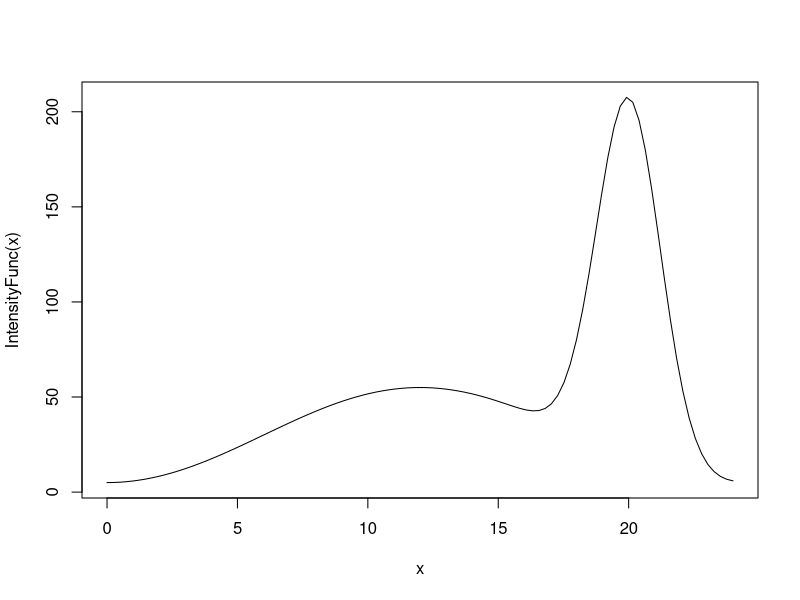
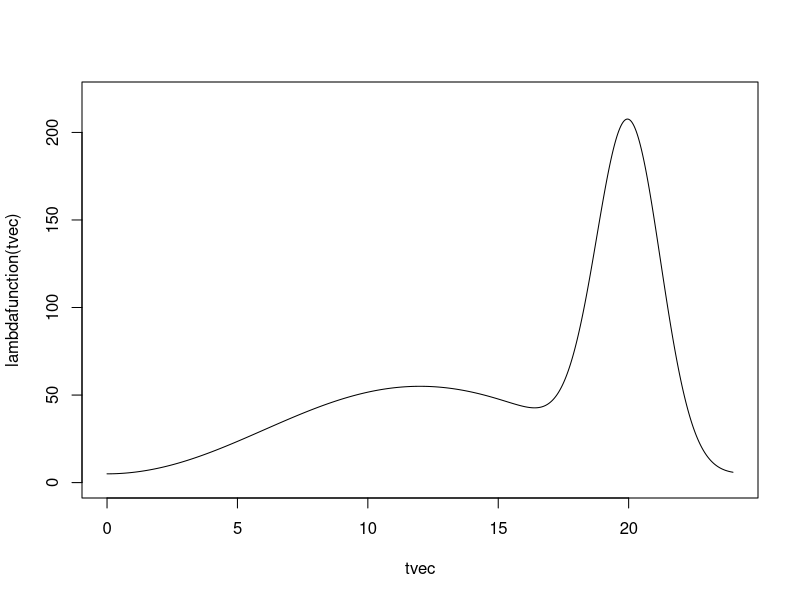
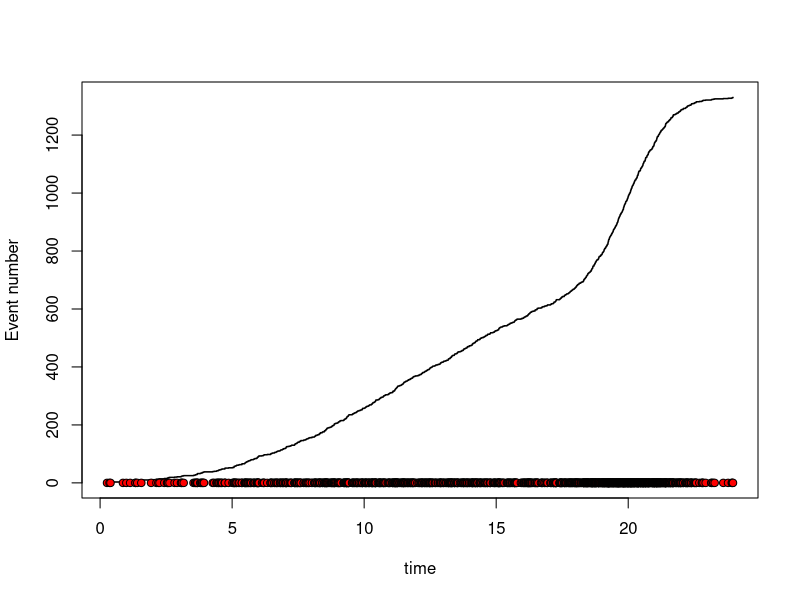
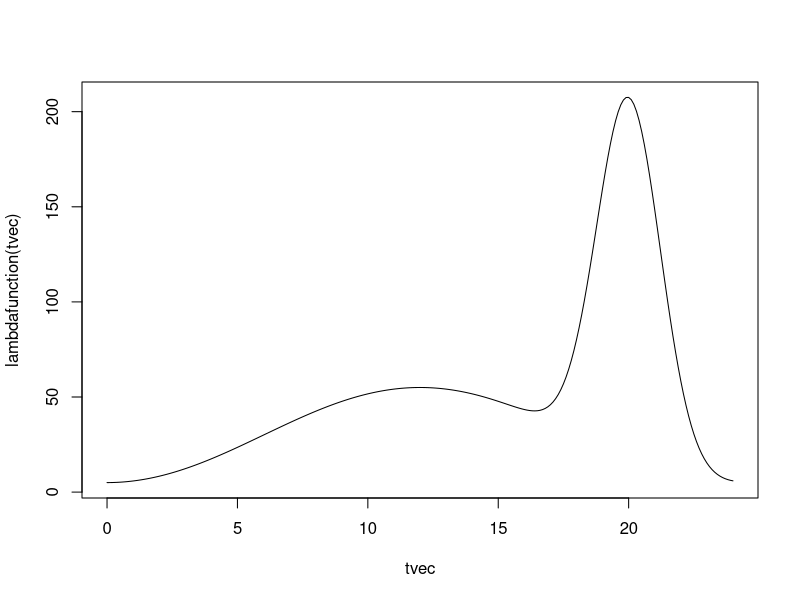
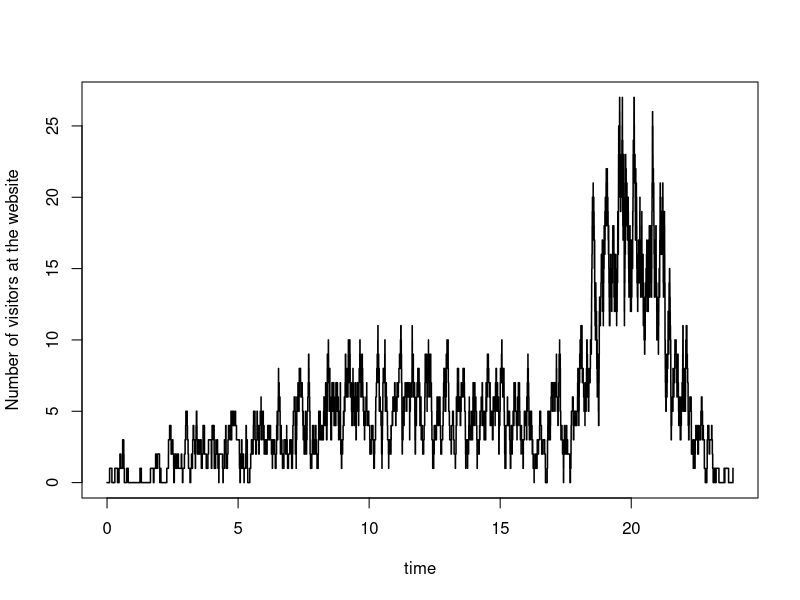
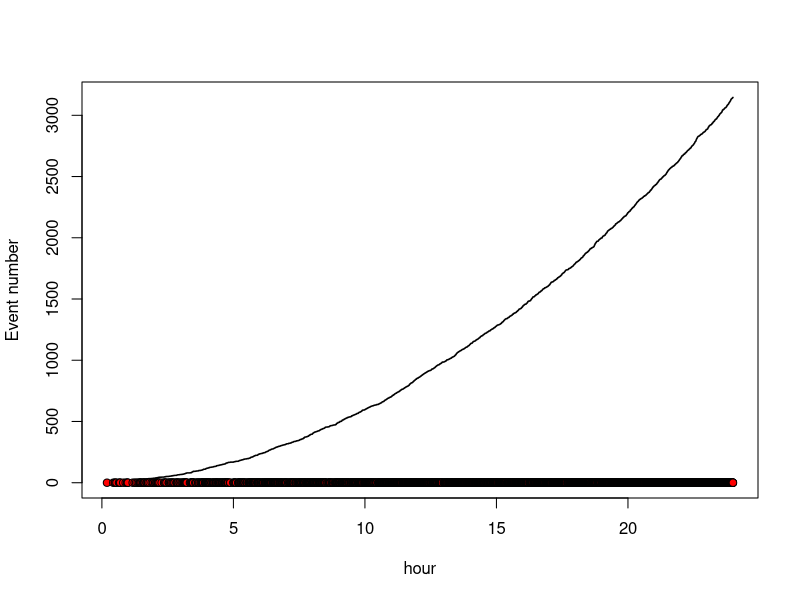
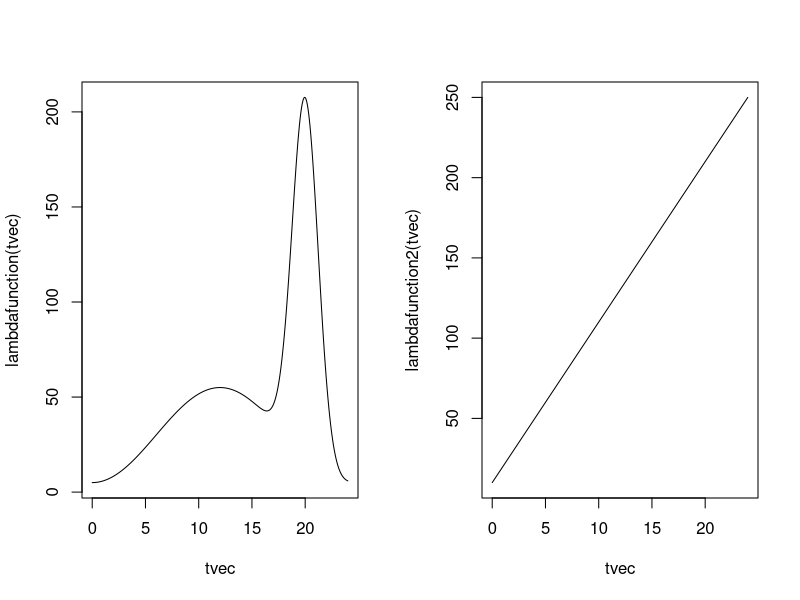
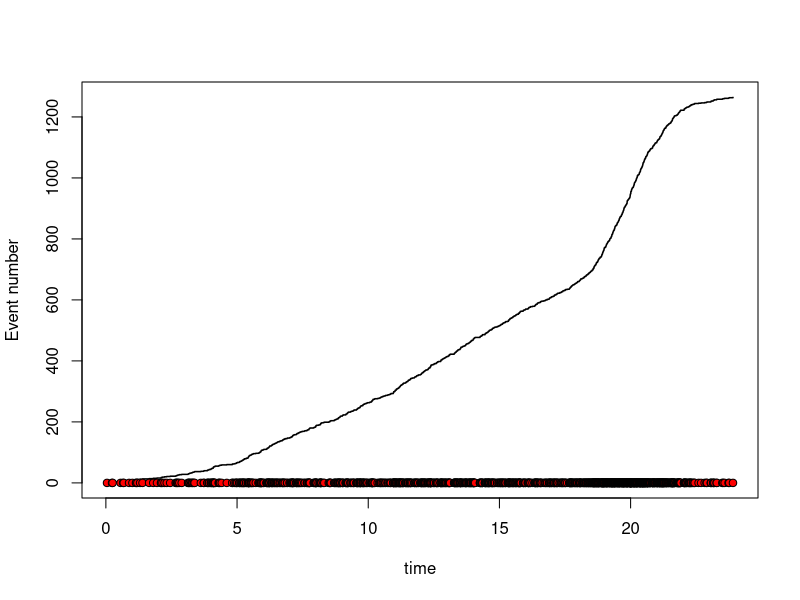

Generate these figures, in order, with R:
rm(list=ls()) # clear all variables
graphics.off() # clear all figures
cat("\014") # clear console window


###################################################################
##################### Problem 1c ###################################
###################################################################
cat("Problem 1c \n")

#Odds for different outcomes
NorKyp = c(1.3, 4.1, 8.1)
TysFra = c(2.35, 3.0, 2.65)
PorKro = c(2.2, 2.9, 2.85)
NedPer = c(1.6, 3.4, 4.45)

#Real probabilities for diferrent outcomes
NorKyp2 = c(0.67, 0.22, 0.11)
TysFra2 = c(0.38, 0.29, 0.33)
PorKro2 = c(0.40, 0.29, 0.31)
NedPer2 = c(0.54, 0.26, 0.20)



ProfitCalculation = function(Game,odd){
  Nsim = 10000
  MoneySpent = 1000000  
  MoneyWon = 0
  GameOutcomes <- sample(1:3,size=Nsim,replace=TRUE,prob=c(Game[1],Game[2],Game[3]))
  for (i in GameOutcomes){
    if (i == 1){
      winnings = 100 * odd
      MoneyWon = MoneyWon + winnings
    }
  }
  profit = MoneyWon - MoneySpent
  return(profit)
}

ProfitRecords = c()
for (j in 1:100){
  RealProfit1 = ProfitCalculation(NorKyp2, NorKyp[1])
  RealProfit2 = ProfitCalculation(TysFra2, TysFra[1])
  RealProfit3 = ProfitCalculation(PorKro2, PorKro[1])
  RealProfit4 = ProfitCalculation(NedPer2, NedPer[1])
  ProfitRecords[j] = RealProfit1 + RealProfit2 + RealProfit3 + RealProfit4
}

cat("The expected profit:",mean(ProfitRecords),"\n")


cat("\n")

###################################################################
##################### Problem 1e ###################################
###################################################################
cat("Problem 1e \n")

#All game outcomes probabilities combined in one vector
CombinedProb = c(NorKyp2, TysFra2, PorKro2, NedPer2) 

ProfitCalculation2 = function(GameProb){
  Nsim = 10000
  Stake = 400
  MoneySpent1 = Stake*Nsim 
  MoneyWon1 = 0
  CombinedOdd = 10.75
  
  GameResults1 <- sample(1:3,size=Nsim,replace=TRUE,prob=c(GameProb[1],GameProb[2],GameProb[3]))
  GameResults2 <- sample(1:3,size=Nsim,replace=TRUE,prob=c(GameProb[4],GameProb[5],GameProb[6]))
  GameResults3 <- sample(1:3,size=Nsim,replace=TRUE,prob=c(GameProb[7],GameProb[8],GameProb[9]))
  GameResults4 <- sample(1:3,size=Nsim,replace=TRUE,prob=c(GameProb[10],GameProb[11],GameProb[12]))
  
  
  for (k in 1:Nsim){
    if (sum(GameResults1[k],GameResults2[k],GameResults3[k],GameResults4[k]) == 4){
      MoneyWon1 = MoneyWon1 + (Stake*CombinedOdd)
    }
  }
  Profit1 = MoneyWon1 - MoneySpent1 
  
}

ProfitRecords1 = c()
for (z in 1:100){
  ProfitRecords1[z] = ProfitCalculation2(CombinedProb)
}

cat("The expected profit:",mean(ProfitRecords1),"\n")


cat("\n")

###################################################################
##################### Problem 2b ###################################
###################################################################
cat("Problem 2b \n")


# Intensity function for the arrival of visitors to the website
IntensityFunc <- function(t)
  5+50*sin(pi*t/24)^2+190*exp(-(t-20)^2/3)     

curve(IntensityFunc,0,24) # Expected number of guest arriving at every hour in time 0:24

max(IntensityFunc(seq(0,24,length.out = 100))) # max value in the plot
nsim <- (1.96^2*208^2*24^2*0.25)/10^2

# Hit or miss method
nsim <- 243957
c <- 208
y <- runif(nsim,0,c)
x <- runif(nsim,0,24)
z = y <= IntensityFunc(x) # hit or miss
intHM <- c*24*mean(z) # hit or miss estimate (mean(x) is probability of True in x)
intHM

# More precise calculation of required number of simulations:
phat <- mean(z) # estimated proportion of hit
nsim2 <- 1.96^2*208^2*24^2*phat*(1-phat)/(10^2)
y2 <- runif(nsim2,0,c)
x2 <- runif(nsim2,0,24)
z2 = y2 <= IntensityFunc(x2) # hit or miss
intHM2 <- c*24*mean(z2)


cat("Probability of having more than 1250 visitors during a day:",ppois(intHM, 1250),"\n")






cat("\n")
###################################################################
##################### Problem 2d ###################################
###################################################################
cat("Problem 2d \n")


# Function for simulating arrival times for a NHPP between a and b using thinning
simtNHPP <- function(a,b,lambdamax,lambdafunc){
  
  # Simple check that a not too small lambdamax is set
  if(max(lambdafunc(seq(a,b,length.out = 100)))>lambdamax)
    stop("lambdamax is smaller than max of the lambdafunction")
  
  # First simulate HPP with intensity lambdamax on a to b
  expectednumber <- (b-a)*lambdamax  
  Nsim <- 3*expectednumber  # Simulate more than the expected number to be certain to exceed stoptime
  timesbetween <- rexp(Nsim,lambdamax) # Simulate interarrival times
  timesto <- a+cumsum(timesbetween)   # Calculate arrival times starting at a
  timesto <- timesto[timesto<b] # Dischard the times larger than b
  Nevents <- length(timesto) # Count the number of events
  
  # Next do the thinning. Only keep the times where u<lambda(s)/lambdamax
  U <- runif(Nevents)
  timesto <- timesto[U<lambdafunc(timesto)/lambdamax] 
  return(timesto)  # Return the remaining times
}


# The intensity function 
lambdafunction <- function(t)
  5+50*sin(pi*t/24)^2+190*exp(-(t-20)^2/3)
# Plot the intensity function
tvec <- seq(0,24,by=0.01)
plot(tvec,lambdafunction(tvec),type="l",ylim=c(0,220))

# Generate data with the traffic intensity and plot them
NHPPtimesV1 <- simtNHPP(a=0,b=24,lambdamax=210,lambdafunc=lambdafunction)
plot(NHPPtimesV1,1:length(NHPPtimesV1),type="s",xlab = "time", 
     ylab = "Event number",lwd=1.5)
points(NHPPtimesV1,rep(0,length(NHPPtimesV1)),pch=21,bg="red")

########################################################################################
#Verify the proportion of arrival times being deleted in the thinning step

# Function for simulating arrival times for a NHPP between a and b using thinning
Proportion <- function(a,b,lambdamax,lambdafunc){
  # First simulate HPP with intensity lambdamax on a to b
  expectednumber <- (b-a)*lambdamax  
  Nsim <- 3*expectednumber  # Simulate more than the expected number to be certain to exceed stoptime
  timesbetween <- rexp(Nsim,lambdamax) # Simulate interarrival times
  timesto <- a+cumsum(timesbetween)   # Calculate arrival times starting at a
  timesto <- timesto[timesto<b] # Dischard the times larger than b
  Nevents <- length(timesto) # Count the number of events
  
  # Next do the thinning. Only keep the times where u<lambda(s)/lambdamax
  U <- runif(Nevents)
  timesto <- timesto[U<lambdafunc(timesto)/lambdamax] 
  Nevents2 <- length(timesto)
  ProportionOfTimesDel = 1 - Nevents2/Nevents
  return(ProportionOfTimesDel)  
}

Records = numeric(100)
for (z in 1:100){
  Records[z] <- Proportion(a=0,b=24,lambdamax=210,lambdafunc=lambdafunction)
}

cat("Proportion of times being deleted in the thinning step:",mean(Records),"\n")




#############################################################################################
##########################################################################################
### Simulating the number of active visitors over time for one the day

calculatequeue <- function(arrivaltimes, servicetimes){
  Narrivals <- length(arrivaltimes) # Total number of arrival
  departuretimes <- sort(arrivaltimes+servicetimes) # Calculate and sort the departure times
  eventtimes <- 0 # This will be the vector for event times
  numbersinqueue <- 0 # This will be the vector for current active visitors, updated at each event time
  currentnumber <- 0  # Keeps track of the current number of visitors
  acounter <- 1  # Counter for the arrivals vector
  dcounter <- 1  # Counter for the departures vector
  while(acounter<=Narrivals){
    if(arrivaltimes[acounter]<departuretimes[dcounter]){ # If the next event is an arrival
      currentnumber <- currentnumber+1
      numbersinqueue <- c(numbersinqueue,currentnumber)
      eventtimes <- c(eventtimes,arrivaltimes[acounter])
      acounter <- acounter+1
    }
    else{  # If the next event is an departure
      currentnumber <- currentnumber-1
      numbersinqueue <- c(numbersinqueue,currentnumber)
      eventtimes <- c(eventtimes,departuretimes[dcounter])
      dcounter <- dcounter+1
    }
  }
  return(list(numbers=numbersinqueue,times=eventtimes))
}

# The intensity function 
lambdafunction <- function(t)
  5+50*sin(pi*t/24)^2+190*exp(-(t-20)^2/3)
# Plot the intensity function
tvec <- seq(0,24,by=0.1)
plot(tvec,lambdafunction(tvec),type="l")

# Generate and plot the number of active visitors at the website a day
arrivaltimes <- simtNHPP(a=0,b=24,lambdamax=210,lambdafunc=lambdafunction)
servicetimes <- rgamma(length(arrivaltimes),shape=2,scale=3)/60  
novertime <- calculatequeue(arrivaltimes,servicetimes)
plot(novertime$times,novertime$numbers,type="s",xlab = "time", 
     ylab = "Number of visitors at the website",lwd=1.5)

#Estimation of the probability that the maximum number of visitors exeeds 30
Nsim <- 100 
maxvalues <- numeric(Nsim)
count = 0
for(i in 1:Nsim){
  arrivaltimes <- simtNHPP(a=0,b=24,lambdamax=210,lambdafunc=lambdafunction)
  servicetimes <- rgamma(length(arrivaltimes),shape=2,scale=3)/60
  novertime <- calculatequeue(arrivaltimes,servicetimes)
  maxvalues[i] <- max(novertime$numbers)  
  if (maxvalues[i]> 30){
    count = count +1
  }
  
}

cat("The probability that the maximum number of visitor exeeds 30:",count/Nsim,"\n")


# calculation of median, 5% and 95% quantiles of the number of visitors at time 12
Nsim <- 100 # This simulation takes some time
maxvalues <- numeric(Nsim)
for(i in 1:Nsim){
  arrivaltimes <- simtNHPP(a=0,b=12,lambdamax=210,lambdafunc=lambdafunction)
  servicetimes <- rgamma(length(arrivaltimes),shape=2,scale=3)/60
  novertime <- calculatequeue(arrivaltimes,servicetimes)
  maxvalues[i] <- max(novertime$numbers)  
}

cat("The median of the number of visitors at time 12:",median(maxvalues),"\n")
cat("The 5% and 95% quantiles of number of visitors at time 12:",quantile(maxvalues,probs = seq(0.05, 0.95, 0.9)),"\n")

summary(maxvalues)

cat("\n")

###################################################################
##################### Problem 2f ###################################
###################################################################
cat("Problem 2f \n")


# The function below simulate guest arrival times over [0,tau] to the website from 
# the intensity function.(Each time denotes a time of an gues arrival to the website)
NHPPsim <- function(tau=24){
  HPPtimes <- rexp(4000) # Simulate 4000 interarrival times on HPP scale
  HPPtimescumsum <- cumsum(HPPtimes)   # Calculate arrival times on HPP scale
  NHPPtimes <- sqrt((HPPtimescumsum/5)+1)-1   # Transform to NHPP scale
  NHPPtimes <- NHPPtimes[NHPPtimes<tau] # Delete the times larger than tau 
  return(NHPPtimes)  
}

# Generate and plot the data
NHPPtimes <- NHPPsim(tau=24)
plot(NHPPtimes,1:length(NHPPtimes),type="s",xlab = "hour", 
     ylab = "Event number",lwd=1.5)
points(NHPPtimes,rep(0,length(NHPPtimes)),pch=21,bg="red")


cat("\n")


###################################################################
##################### Problem 2g ###################################
###################################################################
cat("Problem 2g \n")

par(mfrow=c(1,2)) #split plot erea in 2

# The intensity functions
lambdafunction <- function(t)
  5+50*sin(pi*t/24)^2+190*exp(-(t-20)^2/3)
lambdafunction2 <- function(t)
  10+10*t

# Plot the intensity functions
tvec <- seq(0,24,by=0.01)
plot(tvec,lambdafunction(tvec),type="l")
tvec <- seq(0,24,by=0.01)
plot(tvec,lambdafunction2(tvec),type="l")

par(mfrow=c(1,1)) 

#Implementation of the alternative thinning algorithm
simtNHPP2 <- function(tau,lambdafunc,lambdafunc2){
  HPPtimes <- rexp(4000) # Simulate 4000 interarrival times on HPP scale
  HPPtimescumsum <- cumsum(HPPtimes)   # Calculate arrival times on HPP scale
  NHPPtimes <- sqrt((HPPtimescumsum/5)+1)-1   # Transform to NHPP scale
  NHPPtimes <- NHPPtimes[NHPPtimes<tau] # Delete the times larger than tau 
  Nevents <- length(NHPPtimes) # Count the number of events
  # Next do the thinning. Only keep the times where u<lambda(s)/lambdamax
  U <- runif(Nevents)
  NHPPtimes <- NHPPtimes[U<lambdafunc(NHPPtimes)/lambdafunc2(NHPPtimes)] #lambdasi/lambdamax
  return(NHPPtimes)  # Return the remaining times
}

# Generate data with the traffic intensity and plot them
NHPPtimesV2 <- simtNHPP2(tau=24,lambdafunc=lambdafunction,lambdafunc2=lambdafunction2)
plot(NHPPtimesV2,1:length(NHPPtimesV2),type="s",xlab = "time", 
     ylab = "Event number",lwd=1.5)
points(NHPPtimesV2,rep(0,length(NHPPtimesV2)),pch=21,bg="red")

#####################################################################################################
# One way to verify that the algorithm seems to be correct is to plot thinning methods
# And see if they are identical
cat("One way to verify that the algorithm seems to be correct is to plot thinning methods","\n")
cat("and see if they are identical.","\n")

par(mfrow=c(1,2)) #split plot erea in 2

# Standart thinning method
NHPPtimesV1 <- simtNHPP(a=0,b=24,lambdamax=210,lambdafunc=lambdafunction)
plot(NHPPtimesV1,1:length(NHPPtimesV1),type="s",xlab = "time", 
     ylab = "Event number",lwd=1.5)
points(NHPPtimesV1,rep(0,length(NHPPtimesV1)),pch=21,bg="red")

# Alternative thinning method
NHPPtimesV2 <- simtNHPP2(tau=24,lambdafunc=lambdafunction,lambdafunc2=lambdafunction2)
plot(NHPPtimesV2,1:length(NHPPtimesV2),type="s",xlab = "time", 
     ylab = "Event number",lwd=1.5)
points(NHPPtimesV2,rep(0,length(NHPPtimesV2)),pch=21,bg="red")

par(mfrow=c(1,1))

#####################################################################################################
# Estimation of the proportion of times being deleted in the thinning step for the alternative algorithm
Proportion2 <- function(tau,lambdafunc,lambdafunc2){
  HPPtimes <- rexp(4000) # Simulate 4000 interarrival times on HPP scale
  HPPtimescumsum <- cumsum(HPPtimes)   # Calculate arrival times on HPP scale
  NHPPtimes <- sqrt((HPPtimescumsum/5)+1)-1   # Transform to NHPP scale
  NHPPtimes <- NHPPtimes[NHPPtimes<tau] # Delete the times larger than tau 
  Nevents <- length(NHPPtimes) # Count the number of events
  # Next do the thinning. Only keep the times where u<lambda(s)/lambdamax
  U <- runif(Nevents)
  NHPPtimes <- NHPPtimes[U<lambdafunc(NHPPtimes)/lambdafunc2(NHPPtimes)] 
  Nevents2 <- length(NHPPtimes)
  ProportionOfTimesDel2 = 1 - Nevents2/Nevents
  return(ProportionOfTimesDel2) 
}

Records2 = numeric(100)
for (g in 1:100){
  Records2[g] <- Proportion2(tau=24,lambdafunc=lambdafunction,lambdafunc2=lambdafunction2)
}

cat("Proportion of times being deleted in the thinning step:",mean(Records2),"\n")

cat("The proportion of the deleted times in the alternative thinning algorithm became smaller.","\n")
cat("So we can state that it is not very efficeient to use lambda(max) when it is much higher","\n")
cat("compared to most lambda(t) as most of the proposed arrival times will be rejected.","\n")


cat("\n")


